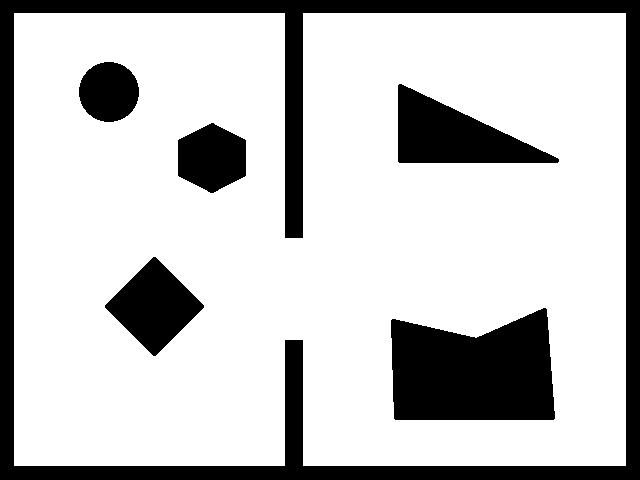
#> input picture assets/grid.bmp, 640 x 480 px, found by its file name
$ python main.py
#> lines starting #> are read from the running program, lines starting #| are printed output that depends on the picture; after the words box and inside, x2 and y2 are one past the last pixel; in counts of white or black regions, pixels touching at a corner belong together
#> in main, `grid = cv.imread(grid_file, cv.IMREAD_GRAYSCALE)`: grid: shape (480, 640); 77.3% white; 6 black regions, box (x1, y1, x2, y2) and area: (0, 0, 640, 480) 36282, (391, 308, 555, 420) 15036, (398, 84, 559, 163) 6803, (105, 257, 204, 356) 5097, (178, 123, 246, 193) 3610, (79, 62, 139, 122) 2822
#> in main, `_, grid = cv.threshold(grid, 127, 1, cv.THRESH_BINARY)`: grid: shape (60, 80); values 0 (black) and 1 (white), 76.4% white; 6 black regions, box (x1, y1, x2, y2) and area: (0, 0, 80, 60) 630, (49, 39, 69, 52) 224, (50, 11, 69, 20) 96, (13, 32, 25, 44) 78, (22, 15, 31, 24) 61, (10, 8, 17, 15) 45
### src/ESDF.py
import os

import imageio
import matplotlib.pyplot as plt
import numpy as np


class ESDF:
    def __init__(self, grid: np.ndarray, has_vis=True, vis_interval=0.01, frame_interval=100, frame_rate=30, output_path="") -> None:
#> called with has_vis = True, vis_interval = 0.01, frame_interval = 100, frame_rate = 30, output_path = './results/'
        self.grid = grid
        self.dist = np.full(self.grid.shape, np.inf)

        self.rows, self.cols = self.grid.shape
#> self.rows = 60; self.cols = 80

        self.dirs = ((-1, 0), (1, 0), (0, -1), (0, 1))

        self.has_vis = has_vis
        self.vis_interval = vis_interval
        self.frame_interval = frame_interval
        self.frame_rate = frame_rate
        self.output_path = output_path

        os.makedirs(self.output_path, exist_ok=True)
        self.output_file = os.path.join(self.output_path, self.__class__.__name__ + ".gif")

        if self.has_vis:
            self.update_cnt = 0
            self.frame_list = []

            plt.ion()
            self.fig, self.axs = plt.subplots(2, 1, figsize=(5, 8.5))
            self.axs[0].tick_params(axis="both", which="both", bottom=False, top=False, left=False, right=False, labelbottom=False, labelleft=False)
            self.axs[1].tick_params(axis="both", which="both", bottom=False, top=False, left=False, right=False, labelbottom=False, labelleft=False)
            self.axs[0].imshow(self.grid, cmap="gray")
            self.axs[1].imshow(self.dist)
            plt.pause(self.vis_interval)
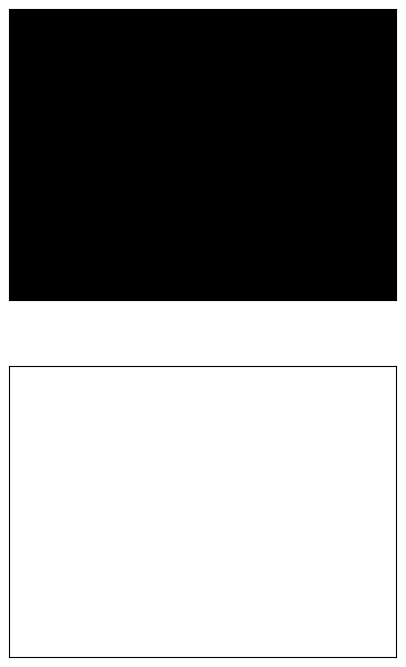
#> figure drawn by matplotlib, 2 panels

    def updateESDF(self) -> None:
        raise NotImplementedError

    def updateDistFig(self, forced=False) -> None:
        if not self.has_vis:
            return

        self.update_cnt += 1
        if not forced and self.update_cnt % self.frame_interval:
            return

        self.axs[1].cla()
        self.axs[1].imshow(self.dist)
        plt.pause(self.vis_interval)
        self.frame_list.append(np.array(self.fig.canvas.renderer.buffer_rgba()))

    def show(self) -> None:
        if not self.has_vis:
            return

        self.updateDistFig(forced=True)
        for _ in range(self.frame_rate):
            # store tail for one second
            self.frame_list.append(np.array(self.fig.canvas.renderer.buffer_rgba()))

        plt.ioff()
        plt.show()

        imageio.mimsave(self.output_file, self.frame_list, fps=60, loop=0)
        print(f"Saved in {self.output_file}")

    @staticmethod
    def getDist(point_1: np.ndarray, point_2: np.ndarray, ord: int = 2) -> float:
        return np.linalg.norm(point_1 - point_2, ord=ord)

    def checkPos(self, x, y) -> bool:
        return x >= 0 and x < self.rows and y >= 0 and y < self.cols

### src/utils.py
import numpy as np


class Node:
    def __init__(self, pos: np.ndarray, coc: np.ndarray = np.array([np.inf, np.inf]), dis=np.inf) -> None:
#> called with pos = array of shape (2,), coc = array of shape (2,), dis = inf
        self.pos = pos
#> self.pos = [0, 0]
        self.coc = coc
#> self.coc = [inf, inf]
        self.dis = dis

### src/methods/IncreBackwardBFSL2.py
import queue

import imageio
import matplotlib.pyplot as plt
import numpy as np

from ESDF import ESDF
from utils import Node


class IncreBackwardBFSL2(ESDF):
    def __init__(self, grid: np.ndarray, has_vis=True, vis_interval=0.01, frame_interval=100, frame_rate=30, output_path="") -> None:
        super().__init__(grid=grid, has_vis=has_vis, vis_interval=vis_interval, frame_interval=frame_interval, frame_rate=frame_rate, output_path=output_path)

        self.node_map = [[Node(np.array([x, y])) for y in range(self.cols)] for x in range(self.rows)]
        self.head = [-1 for _ in range(self.rows * self.cols)]
#> self.head = 4800 values from -1 to -1
        self.prev = [-1 for _ in range(self.rows * self.cols)]
#> self.prev = 4800 values from -1 to -1
        self.next = [-1 for _ in range(self.rows * self.cols)]
#> self.next = 4800 values from -1 to -1

    def coor2idx(self, pos: np.ndarray):
        return pos[0] * self.cols + pos[1]

    def idx2coor(self, idx):
        return idx // self.cols, idx % self.cols

    def deleteFromDLL(self, coc: np.ndarray, pos: np.ndarray) -> None:
        p_idx = self.coor2idx(coc)
        if p_idx == np.inf:
            return

        c_idx = self.coor2idx(pos)

        if self.prev[c_idx] != -1:
            self.next[self.prev[c_idx]] = self.next[c_idx]
        else:
            self.head[p_idx] = self.next[c_idx]

        if self.next[c_idx] != -1:
            self.prev[self.next[c_idx]] = self.prev[c_idx]

        self.prev[c_idx] = -1
        self.next[c_idx] = -1

    def insertToDLL(self, coc: np.ndarray, pos: np.ndarray) -> None:
        p_idx = self.coor2idx(coc)
        c_idx = self.coor2idx(pos)

        if self.head[p_idx] == -1:
            self.head[p_idx] = c_idx
        else:
            self.prev[self.head[p_idx]] = c_idx
            self.next[c_idx] = self.head[p_idx]
            self.head[p_idx] = c_idx

    def updateESDF(self, new_grid: np.ndarray) -> None:
        assert new_grid.shape == self.grid.shape

        grid_diff = new_grid - self.grid
        self.grid = new_grid

        if self.has_vis:
            self.axs[0].cla()
            self.axs[0].imshow(self.grid, cmap="gray")
            plt.pause(self.vis_interval)
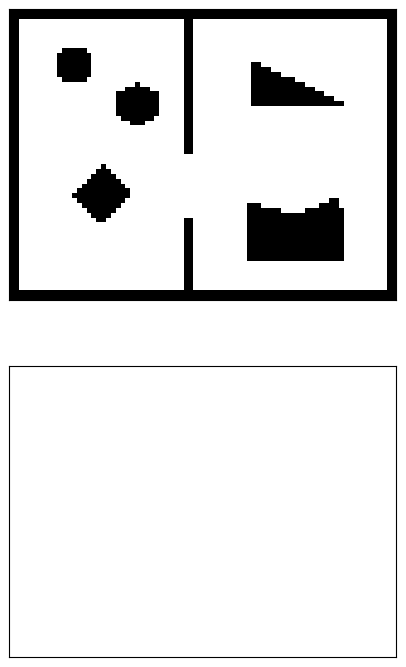
#> figure drawn by matplotlib, 2 panels

        insert_q = queue.Queue()
        delete_q = queue.Queue()
        update_q = queue.Queue()

        for x in range(self.rows):
            for y in range(self.cols):
                if grid_diff[x][y] == -1:
                    # 0 - 1, new occupied
                    insert_q.put((x, y))
                elif grid_diff[x][y] == 1:
                    # 1 - 0, new freed
                    delete_q.put((x, y))

        while not delete_q.empty():
            x, y = delete_q.get()

            idx = self.coor2idx(self.node_map[x][y].pos)
            c_idx = self.head[idx]

            while True:
                if c_idx == -1:
                    break

                cx, cy = self.idx2coor(c_idx)
                nxt_idx = self.next[c_idx]
                self.deleteFromDLL(self.node_map[cx][cy].coc, self.node_map[cx][cy].pos)

                self.node_map[cx][cy].dis, self.node_map[cx][cy].coc = np.inf, np.array([np.inf, np.inf])
                self.dist[cx][cy] = self.node_map[cx][cy].dis
                self.updateDistFig()

                # expand neighbours
                for dir in self.dirs:
                    nx, ny = cx + dir[0], cy + dir[1]
                    if not self.checkPos(nx, ny):
                        continue

                    if self.node_map[nx][ny].coc[0] == np.inf:
                        continue

                    if self.grid[self.node_map[nx][ny].coc[0]][self.node_map[nx][ny].coc[1]] == 1:
                        continue

                    dis = self.getDist(self.node_map[nx][ny].coc, self.node_map[cx][cy].pos)
                    if dis < self.node_map[cx][cy].dis:
                        self.node_map[cx][cy].dis, self.node_map[cx][cy].coc = dis, self.node_map[nx][ny].coc
                        self.dist[cx][cy] = self.node_map[cx][cy].dis
                        self.updateDistFig()

                if not self.node_map[cx][cy].dis == np.inf:
                    self.insertToDLL(self.node_map[cx][cy].coc, self.node_map[cx][cy].pos)
                    update_q.put((cx, cy))

                c_idx = nxt_idx
#> self.dist: shape (60, 80) float64; every value is NaN or infinite

        while not insert_q.empty():
            x, y = insert_q.get()
            self.deleteFromDLL(self.node_map[x][y].coc, self.node_map[x][y].pos)

            self.node_map[x][y].dis, self.node_map[x][y].coc = 0, self.node_map[x][y].pos
            self.dist[x][y] = self.node_map[x][y].dis
            self.updateDistFig()

            self.insertToDLL(self.node_map[x][y].coc, self.node_map[x][y].pos)
            update_q.put((x, y))
#> self.dist: shape (60, 80) float64; 76.38% of the values are NaN or infinite; the others: min 0, max 0, mean 0

        while not update_q.empty():
            cx, cy = update_q.get()

            # expand neighbours
            for dir in self.dirs:
                nx, ny = cx + dir[0], cy + dir[1]
                if not self.checkPos(nx, ny):
                    continue

                dis = self.getDist(self.node_map[nx][ny].pos, self.node_map[cx][cy].coc, ord=2)
                if dis < self.node_map[nx][ny].dis:
                    self.deleteFromDLL(self.node_map[nx][ny].coc, self.node_map[nx][ny].pos)

                    self.node_map[nx][ny].dis, self.node_map[nx][ny].coc = dis, self.node_map[cx][cy].coc
                    self.dist[nx][ny] = self.node_map[nx][ny].dis
                    self.updateDistFig()

                    self.insertToDLL(self.node_map[nx][ny].coc, self.node_map[nx][ny].pos)
                    update_q.put((nx, ny))

### src/main.py
import cv2 as cv
import matplotlib.pyplot as plt
import numpy as np

from methods import BackwardBFS, BackwardBFSL2, BruteForce, CVDistanceTransform, DistanceTransform, ForwardBFS, IncreBackwardBFSL2, SweepDP


def main():
    grid_file = "assets/grid.bmp"
    output_path = "./results/"
    new_size = (80, 60)
    # new_size = (64, 48)
    # new_size = (32, 24)
    # new_size = (16, 12)

    grid = cv.imread(grid_file, cv.IMREAD_GRAYSCALE)
    grid = cv.resize(grid, new_size)

    _, grid = cv.threshold(grid, 127, 1, cv.THRESH_BINARY)
    # [17 lines of commented-out code are left out]
    ori_grid = np.ones_like(grid, dtype=np.int32)
    esdf = IncreBackwardBFSL2(grid=ori_grid, output_path=output_path)
    grid = grid.astype(np.int32)
    esdf.updateESDF(grid)

    esdf.updateDistFig(forced=True)
    plt.pause(1)
    for _ in range(30):
        esdf.frame_list.append(np.array(esdf.fig.canvas.renderer.buffer_rgba()))

    grid = grid.copy()
    grid[30:44, 12:25] = 1
#> grid: shape (60, 80) int32; values 0 (black) and 1 (white), 78% white; 5 black regions, box (x1, y1, x2, y2) and area: (0, 0, 80, 60) 630, (49, 39, 69, 52) 224, (50, 11, 69, 20) 96, (22, 15, 31, 24) 61, (10, 8, 17, 15) 45
    grid[46:56, 6:16] = 0
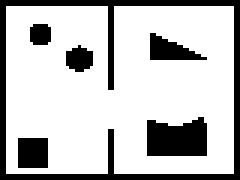
#> grid: shape (60, 80) int32 (shown 3 times larger); values 0 (black) and 1 (white), 75.9% white; 6 black regions, box (x1, y1, x2, y2) and area: (0, 0, 80, 60) 630, (49, 39, 69, 52) 224, (6, 46, 16, 56) 100, (50, 11, 69, 20) 96, (22, 15, 31, 24) 61, (10, 8, 17, 15) 45
    esdf.updateESDF(grid)
#> in updateESDF (call 2), `grid_diff = new_grid - self.grid`:
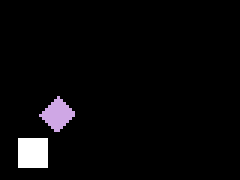
#> grid_diff: shape (60, 80) int32 (shown 3 times larger); 3 distinct labels, from -1 to 1; one colour per label, 0 black, -1 white
#> the loop in updateESDF (call 2), `while not delete_q.empty():` made 78 passes
#> pass 1, in updateDistFig (call 5200), `plt.pause(self.vis_interval)`:
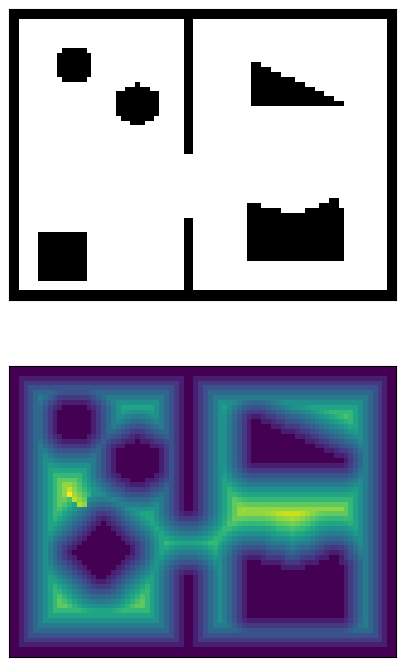
#> figure drawn by matplotlib, 2 panels
#> after the loop in updateESDF (call 2), `while not delete_q.empty():`: self.dist: shape (60, 80) float64; min 0, max 18.68, mean 3.73
#> after the loop in updateESDF (call 2), `while not insert_q.empty():`:
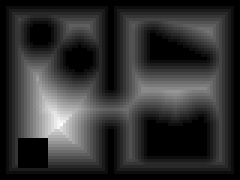
#> self.dist: shape (60, 80) float64 (shown 3 times larger); min 0, max 18.68, mean 3.59; drawn with min black and max white
#> after the loop in updateESDF (call 2), `while not update_q.empty():`:
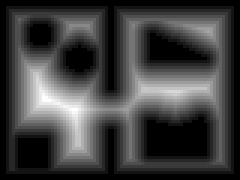
#> self.dist: shape (60, 80) float64 (shown 3 times larger); 7.06% of pixels changed, all inside (x1, y1, x2, y2) = (4, 25, 29, 57); drawn with min black and max white

    esdf.show()


if __name__ == "__main__":
    main()
